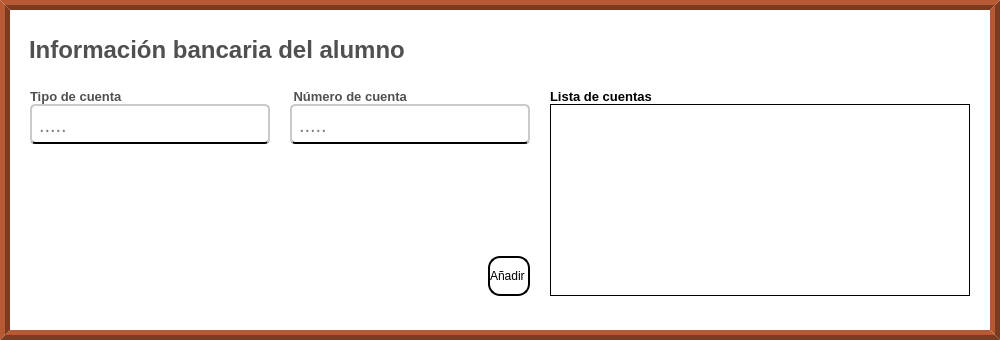
              <widget class="QFrame" name="info_bancaria_alumno">
               <property name="sizePolicy">
                <sizepolicy hsizetype="Preferred" vsizetype="Preferred">
                 <horstretch>0</horstretch>
                 <verstretch>10</verstretch>
                </sizepolicy>
               </property>
               <property name="minimumSize">
                <size>
                 <width>1000</width>
                 <height>340</height>
                </size>
               </property>
               <property name="styleSheet">
                <string notr="true">QFrame{
	background-color: rgb(255, 255, 255);
	border:10px ridge rgb(122, 59, 33);
}</string>
               </property>
               <property name="frameShape">
                <enum>QFrame::NoFrame</enum>
               </property>
               <property name="frameShadow">
                <enum>QFrame::Raised</enum>
               </property>
               <layout class="QVBoxLayout" name="verticalLayout_9">
                <property name="topMargin">
                 <number>20</number>
                </property>
                <item>
                 <widget class="QLabel" name="label_segmento_info_bancaria_alumno">
                  <property name="minimumSize">
                   <size>
                    <width>0</width>
                    <height>30</height>
                   </size>
                  </property>
                  <property name="maximumSize">
                   <size>
                    <width>16777215</width>
                    <height>20</height>
                   </size>
                  </property>
                  <property name="font">
                   <font>
                    <family>Arial</family>
                    <pointsize>18</pointsize>
                    <weight>75</weight>
                    <bold>true</bold>
                   </font>
                  </property>
                  <property name="styleSheet">
                   <string notr="true">QLabel{
	
	
	color: rgb(80, 80, 80);

	border-color: #ffffff;
	border:none;
	padding-left:2px;


}
</string>
                  </property>
                  <property name="text">
                   <string>Información bancaria del alumno</string>
                  </property>
                  <property name="scaledContents">
                   <bool>false</bool>
                  </property>
                 </widget>
                </item>
                <item alignment="Qt::AlignVCenter">
                 <widget class="QFrame" name="preguntas_info_bancaria_alumno">
                  <property name="minimumSize">
                   <size>
                    <width>460</width>
                    <height>170</height>
                   </size>
                  </property>
                  <property name="styleSheet">
                   <string notr="true">border-radius:0px;
border:none;</string>
                  </property>
                  <property name="frameShape">
                   <enum>QFrame::NoFrame</enum>
                  </property>
                  <property name="frameShadow">
                   <enum>QFrame::Raised</enum>
                  </property>
                  <layout class="QGridLayout" name="gridLayout_10">
                   <property name="horizontalSpacing">
                    <number>20</number>
                   </property>
                   <item row="0" column="0">
                    <layout class="QVBoxLayout" name="verticalLayout_31">
                     <item alignment="Qt::AlignTop">
                      <widget class="QLabel" name="label_tipo_de_cuenta">
                       <property name="maximumSize">
                        <size>
                         <width>100</width>
                         <height>16777215</height>
                        </size>
                       </property>
                       <property name="font">
                        <font>
                         <family>Arial</family>
                         <pointsize>10</pointsize>
                         <weight>75</weight>
                         <bold>true</bold>
                        </font>
                       </property>
                       <property name="styleSheet">
                        <string notr="true">QLabel{
		
	color: rgb(80, 80, 80);

	border-color: #ffffff;


}
</string>
                       </property>
                       <property name="text">
                        <string>Tipo de cuenta </string>
                       </property>
                       <property name="scaledContents">
                        <bool>true</bool>
                       </property>
                      </widget>
                     </item>
                     <item alignment="Qt::AlignTop">
                      <widget class="QLineEdit" name="input_tipo_de_cuenta">
                       <property name="enabled">
                        <bool>true</bool>
                       </property>
                       <property name="sizePolicy">
                        <sizepolicy hsizetype="Fixed" vsizetype="Fixed">
                         <horstretch>0</horstretch>
                         <verstretch>30</verstretch>
                        </sizepolicy>
                       </property>
                       <property name="minimumSize">
                        <size>
                         <width>240</width>
                         <height>40</height>
                        </size>
                       </property>
                       <property name="font">
                        <font>
                         <family>Arial</family>
                         <pointsize>15</pointsize>
                        </font>
                       </property>
                       <property name="styleSheet">
                        <string notr="true">QLineEdit{
	
	background-color: rgb(255, 255, 255);
	border-radius:5px;
	padding-left: 5px;
 padding-right:5px;
	padding-top:1px;
	border-bottom:2px solid black  ;
	border-top: 2px solid rgb(202, 202, 202);
	border-left: 2px solid rgb(202, 202, 202);
	border-right: 2px solid rgb(202, 202, 202);

}

QLineEdit:focus{

	border: 2px solid rgb(17, 192, 255)



}
</string>
                       </property>
                       <property name="placeholderText">
                        <string>.....</string>
                       </property>
                      </widget>
                     </item>
                    </layout>
                   </item>
                   <item row="0" column="1">
                    <layout class="QVBoxLayout" name="verticalLayout_32">
                     <item alignment="Qt::AlignTop">
                      <widget class="QLabel" name="label_numero_de_cuenta">
                       <property name="maximumSize">
                        <size>
                         <width>150</width>
                         <height>16777215</height>
                        </size>
                       </property>
                       <property name="font">
                        <font>
                         <family>Arial</family>
                         <pointsize>10</pointsize>
                         <weight>75</weight>
                         <bold>true</bold>
                        </font>
                       </property>
                       <property name="styleSheet">
                        <string notr="true">QLabel{
		
	color: rgb(80, 80, 80);

	border-color: #ffffff;


}
</string>
                       </property>
                       <property name="text">
                        <string> Número de cuenta </string>
                       </property>
                       <property name="textFormat">
                        <enum>Qt::PlainText</enum>
                       </property>
                       <property name="scaledContents">
                        <bool>true</bool>
                       </property>
                      </widget>
                     </item>
                     <item alignment="Qt::AlignTop">
                      <widget class="QLineEdit" name="input_numero_de_cuenta">
                       <property name="sizePolicy">
                        <sizepolicy hsizetype="Fixed" vsizetype="Fixed">
                         <horstretch>0</horstretch>
                         <verstretch>30</verstretch>
                        </sizepolicy>
                       </property>
                       <property name="minimumSize">
                        <size>
                         <width>240</width>
                         <height>40</height>
                        </size>
                       </property>
                       <property name="font">
                        <font>
                         <family>Arial</family>
                         <pointsize>15</pointsize>
                        </font>
                       </property>
                       <property name="styleSheet">
                        <string notr="true">QLineEdit{
	
	background-color: rgb(255, 255, 255);
	border-radius:5px;
	padding-left: 5px;
 padding-right:5px;
	padding-top:1px;
	border-bottom:2px solid black  ;
	border-top: 2px solid rgb(202, 202, 202);
	border-left: 2px solid rgb(202, 202, 202);
	border-right: 2px solid rgb(202, 202, 202);

}

QLineEdit:focus{

	border: 2px solid rgb(17, 192, 255)



}
</string>
                       </property>
                       <property name="placeholderText">
                        <string>.....</string>
                       </property>
                      </widget>
                     </item>
                    </layout>
                   </item>
                   <item row="0" column="2" rowspan="2">
                    <layout class="QVBoxLayout" name="verticalLayout_42">
                     <item alignment="Qt::AlignTop">
                      <widget class="QLabel" name="label_mensaje_info_bancaria">
                       <property name="maximumSize">
                        <size>
                         <width>200</width>
                         <height>16777215</height>
                        </size>
                       </property>
                       <property name="font">
                        <font>
                         <family>Arial</family>
                         <pointsize>10</pointsize>
                         <weight>75</weight>
                         <bold>true</bold>
                        </font>
                       </property>
                       <property name="text">
                        <string>Lista de cuentas</string>
                       </property>
                      </widget>
                     </item>
                     <item>
                      <widget class="QListWidget" name="vista_previa_cuentas_bancarias">
                       <property name="font">
                        <font>
                         <family>Arial</family>
                         <pointsize>14</pointsize>
                         <weight>50</weight>
                         <bold>false</bold>
                        </font>
                       </property>
                       <property name="styleSheet">
                        <string notr="true">QListWidget{

	border:1px solid black;


}</string>
                       </property>
                      </widget>
                     </item>
                    </layout>
                   </item>
                   <item row="1" column="1" alignment="Qt::AlignRight">
                    <widget class="QPushButton" name="boton_anadir_cuenta_banco">
                     <property name="sizePolicy">
                      <sizepolicy hsizetype="Fixed" vsizetype="Fixed">
                       <horstretch>0</horstretch>
                       <verstretch>0</verstretch>
                      </sizepolicy>
                     </property>
                     <property name="minimumSize">
                      <size>
                       <width>0</width>
                       <height>40</height>
                      </size>
                     </property>
                     <property name="cursor">
                      <cursorShape>PointingHandCursor</cursorShape>
                     </property>
                     <property name="styleSheet">
                      <string notr="true">QPushButton{

	
	font: 75 10pt &quot;Arial&quot;;
	border-color:rgb(0, 0, 0);
	border:2px solid;
	border-radius:12px;

}

QPushButton:hover{

	
	background-color: rgb(184, 184, 184);

}</string>
                     </property>
                     <property name="text">
                      <string>Añadir </string>
                     </property>
                     <property name="icon">
                      <iconset>
                       <normaloff>../recursos_de_imagenes/iconos_de_interfaz/circulo_mas.png</normaloff>../recursos_de_imagenes/iconos_de_interfaz/circulo_mas.png</iconset>
                     </property>
                     <property name="iconSize">
                      <size>
                       <width>40</width>
                       <height>20</height>
                      </size>
                     </property>
                    </widget>
                   </item>
                  </layout>
                 </widget>
                </item>
               </layout>
              </widget>
